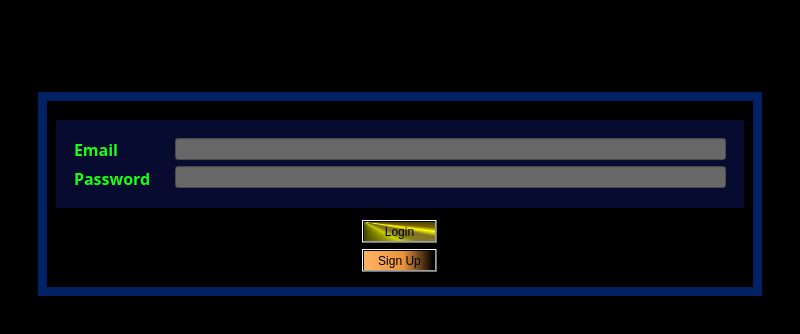
<?xml version="1.0" encoding="UTF-8"?>
<ui version="4.0">
 <class>seconduser</class>
 <widget class="QWidget" name="seconduser">
  <property name="geometry">
   <rect>
    <x>0</x>
    <y>0</y>
    <width>800</width>
    <height>334</height>
   </rect>
  </property>
  <property name="tabletTracking">
   <bool>true</bool>
  </property>
  <property name="windowTitle">
   <string>NYSDAPP1</string>
  </property>
  <property name="windowIcon">
   <iconset resource="resource.qrc">
    <normaloff>:/new/prefix1/LOGO NYSD.jpg</normaloff>:/new/prefix1/LOGO NYSD.jpg</iconset>
  </property>
  <property name="styleSheet">
   <string notr="true">background-color: rgb(0, 0, 0);</string>
  </property>
  <layout class="QVBoxLayout" name="verticalLayout_18">
   <item>
    <widget class="QStatusBar" name="statusbar"/>
   </item>
   <item>
    <widget class="QLabel" name="label">
     <property name="styleSheet">
      <string notr="true">font: 16pt &quot;Algerian&quot;;</string>
     </property>
     <property name="text">
      <string>NOUMBISSI YAMDJEUSON STANLEY  DEREK                                                                                            @NYSD DEREK</string>
     </property>
    </widget>
   </item>
   <item>
    <widget class="QMenuBar" name="menubar"/>
   </item>
   <item>
    <layout class="QGridLayout" name="gridLayout">
     <item row="1" column="0">
      <widget class="QWidget" name="widget_2" native="true">
       <layout class="QHBoxLayout" name="horizontalLayout">
        <item>
         <widget class="QStackedWidget" name="stackedWidget">
          <property name="currentIndex">
           <number>0</number>
          </property>
          <widget class="QWidget" name="loginPage">
           <property name="title" stdset="0">
            <string>Login</string>
           </property>
           <layout class="QVBoxLayout" name="verticalLayout_11">
            <item>
             <widget class="QWidget" name="widget_11" native="true">
              <layout class="QVBoxLayout" name="verticalLayout">
               <item>
                <widget class="QWidget" name="widget_6" native="true">
                 <property name="styleSheet">
                  <string notr="true">background-color: rgb(0, 33, 99);</string>
                 </property>
                 <layout class="QVBoxLayout" name="verticalLayout_7">
                  <item>
                   <widget class="QWidget" name="widget_8" native="true">
                    <property name="styleSheet">
                     <string notr="true">background-color: rgb(0, 0, 0);</string>
                    </property>
                    <layout class="QVBoxLayout" name="verticalLayout_10" stretch="3,3,1">
                     <item>
                      <widget class="QWidget" name="widget_15" native="true"/>
                     </item>
                     <item>
                      <widget class="QWidget" name="widget_7" native="true">
                       <property name="styleSheet">
                        <string notr="true">background-color: rgb(6, 11, 47);</string>
                       </property>
                       <layout class="QHBoxLayout" name="horizontalLayout_2">
                        <item>
                         <widget class="QWidget" name="widget_9" native="true">
                          <layout class="QVBoxLayout" name="verticalLayout_9">
                           <item>
                            <widget class="QLabel" name="emailLabel">
                             <property name="font">
                              <font>
                               <family>Script MT Bold</family>
                               <pointsize>12</pointsize>
                               <bold>true</bold>
                              </font>
                             </property>
                             <property name="styleSheet">
                              <string notr="true">color: rgb(25, 255, 21);</string>
                             </property>
                             <property name="text">
                              <string>Email</string>
                             </property>
                            </widget>
                           </item>
                           <item>
                            <widget class="QLabel" name="passwordLabel">
                             <property name="font">
                              <font>
                               <family>Script MT Bold</family>
                               <pointsize>12</pointsize>
                               <bold>true</bold>
                              </font>
                             </property>
                             <property name="styleSheet">
                              <string notr="true">color: rgb(25, 255, 21);</string>
                             </property>
                             <property name="text">
                              <string>Password</string>
                             </property>
                            </widget>
                           </item>
                          </layout>
                         </widget>
                        </item>
                        <item>
                         <widget class="QWidget" name="widget_10" native="true">
                          <layout class="QVBoxLayout" name="verticalLayout_8">
                           <item>
                            <widget class="QLineEdit" name="emailLineEdit">
                             <property name="styleSheet">
                              <string notr="true">background-color: rgb(103, 103, 103);</string>
                             </property>
                            </widget>
                           </item>
                           <item>
                            <widget class="QLineEdit" name="passwordLineEdit">
                             <property name="styleSheet">
                              <string notr="true">background-color: rgb(103, 103, 103);</string>
                             </property>
                             <property name="echoMode">
                              <enum>QLineEdit::Password</enum>
                             </property>
                            </widget>
                           </item>
                          </layout>
                         </widget>
                        </item>
                       </layout>
                      </widget>
                     </item>
                     <item alignment="Qt::AlignHCenter">
                      <widget class="QWidget" name="widget_12" native="true">
                       <property name="maximumSize">
                        <size>
                         <width>209</width>
                         <height>127</height>
                        </size>
                       </property>
                       <layout class="QVBoxLayout" name="verticalLayout_12">
                        <property name="leftMargin">
                         <number>6</number>
                        </property>
                        <property name="topMargin">
                         <number>6</number>
                        </property>
                        <property name="rightMargin">
                         <number>6</number>
                        </property>
                        <property name="bottomMargin">
                         <number>6</number>
                        </property>
                        <item>
                         <widget class="QPushButton" name="loginButton">
                          <property name="styleSheet">
                           <string notr="true">background-color: qconicalgradient(cx:0, cy:0, angle:135, stop:0 rgba(255, 255, 0, 69), stop:0.375 rgba(255, 255, 0, 69), stop:0.423533 rgba(251, 255, 0, 145), stop:0.45 rgba(247, 255, 0, 208), stop:0.477581 rgba(255, 244, 71, 130), stop:0.518717 rgba(255, 218, 71, 130), stop:0.55 rgba(255, 255, 0, 255), stop:0.57754 rgba(255, 203, 0, 130), stop:0.625 rgba(255, 255, 0, 69), stop:1 rgba(255, 255, 0, 69));</string>
                          </property>
                          <property name="text">
                           <string>Login</string>
                          </property>
                         </widget>
                        </item>
                        <item>
                         <widget class="QPushButton" name="signUpButton">
                          <property name="styleSheet">
                           <string notr="true">background-color: qlineargradient(spread:pad, x1:0, y1:0, x2:1, y2:0, stop:0 rgba(255, 178, 102, 255), stop:0.55 rgba(235, 148, 61, 255), stop:0.98 rgba(0, 0, 0, 255), stop:1 rgba(0, 0, 0, 0));</string>
                          </property>
                          <property name="text">
                           <string>Sign Up</string>
                          </property>
                         </widget>
                        </item>
                       </layout>
                      </widget>
                     </item>
                    </layout>
                   </widget>
                  </item>
                 </layout>
                </widget>
               </item>
              </layout>
             </widget>
            </item>
           </layout>
          </widget>
          <widget class="QWidget" name="registrationPage">
           <property name="title" stdset="0">
            <string>Register</string>
           </property>
           <layout class="QVBoxLayout" name="verticalLayout_6">
            <item>
             <widget class="QWidget" name="widget" native="true">
              <property name="styleSheet">
               <string notr="true">background-color: rgb(0, 0, 127);</string>
              </property>
              <layout class="QVBoxLayout" name="verticalLayout_2" stretch="3,1">
               <item>
                <widget class="QWidget" name="widget_3" native="true">
                 <property name="styleSheet">
                  <string notr="true">background-color: rgb(85, 85, 127);</string>
                 </property>
                 <layout class="QVBoxLayout" name="verticalLayout_5">
                  <item>
                   <widget class="QWidget" name="widget_13" native="true">
                    <layout class="QHBoxLayout" name="horizontalLayout_3">
                     <item>
                      <widget class="QWidget" name="widget_4" native="true">
                       <property name="styleSheet">
                        <string notr="true">background-color: rgb(37, 39, 37);</string>
                       </property>
                       <layout class="QVBoxLayout" name="verticalLayout_3">
                        <item>
                         <widget class="QLabel" name="nameLabel">
                          <property name="font">
                           <font>
                            <family>Script MT Bold</family>
                            <pointsize>12</pointsize>
                            <bold>true</bold>
                           </font>
                          </property>
                          <property name="text">
                           <string>Name</string>
                          </property>
                         </widget>
                        </item>
                        <item>
                         <widget class="QLabel" name="emailSignUpLabel">
                          <property name="font">
                           <font>
                            <family>Script MT Bold</family>
                            <pointsize>12</pointsize>
                            <bold>true</bold>
                           </font>
                          </property>
                          <property name="text">
                           <string>Email</string>
                          </property>
                         </widget>
                        </item>
                        <item>
                         <widget class="QLabel" name="passwordSignUpLabel">
                          <property name="font">
                           <font>
                            <family>Script MT Bold</family>
                            <pointsize>12</pointsize>
                            <bold>true</bold>
                           </font>
                          </property>
                          <property name="text">
                           <string>Password</string>
                          </property>
                         </widget>
                        </item>
                       </layout>
                      </widget>
                     </item>
                     <item>
                      <widget class="QWidget" name="widget_5" native="true">
                       <property name="styleSheet">
                        <string notr="true">background-color: rgb(2, 6, 100);</string>
                       </property>
                       <layout class="QVBoxLayout" name="verticalLayout_4">
                        <item>
                         <widget class="QLineEdit" name="nameLineEdit"/>
                        </item>
                        <item>
                         <widget class="QLineEdit" name="emailSignUpLineEdit"/>
                        </item>
                        <item>
                         <widget class="QLineEdit" name="passwordSignUpLineEdit">
                          <property name="echoMode">
                           <enum>QLineEdit::Password</enum>
                          </property>
                         </widget>
                        </item>
                       </layout>
                      </widget>
                     </item>
                    </layout>
                   </widget>
                  </item>
                 </layout>
                </widget>
               </item>
               <item>
                <widget class="QWidget" name="widget_14" native="true">
                 <property name="styleSheet">
                  <string notr="true">background-color: rgb(63, 14, 82);</string>
                 </property>
                 <layout class="QVBoxLayout" name="verticalLayout_13">
                  <property name="leftMargin">
                   <number>20</number>
                  </property>
                  <property name="rightMargin">
                   <number>20</number>
                  </property>
                  <item>
                   <widget class="QPushButton" name="registerButton">
                    <property name="styleSheet">
                     <string notr="true">background-color: qconicalgradient(cx:0.5, cy:0.5, angle:0, stop:0 rgba(35, 40, 3, 255), stop:0.16 rgba(136, 106, 22, 255), stop:0.225 rgba(166, 140, 41, 255), stop:0.285 rgba(204, 181, 74, 255), stop:0.345 rgba(235, 219, 102, 255), stop:0.415 rgba(245, 236, 112, 255), stop:0.52 rgba(209, 190, 76, 255), stop:0.57 rgba(187, 156, 51, 255), stop:0.635 rgba(168, 142, 42, 255), stop:0.695 rgba(202, 174, 68, 255), stop:0.75 rgba(218, 202, 86, 255), stop:0.815 rgba(208, 187, 73, 255), stop:0.88 rgba(187, 156, 51, 255), stop:0.935 rgba(137, 108, 26, 255), stop:1 rgba(35, 40, 3, 255));
color: rgb(0, 0, 255);
font: 12pt &quot;Segoe Print&quot;;</string>
                    </property>
                    <property name="text">
                     <string>Register</string>
                    </property>
                   </widget>
                  </item>
                 </layout>
                </widget>
               </item>
              </layout>
             </widget>
            </item>
           </layout>
          </widget>
          <widget class="QWidget" name="chatPage">
           <property name="title" stdset="0">
            <string>Chat</string>
           </property>
           <layout class="QVBoxLayout" name="verticalLayout_14">
            <item>
             <widget class="QWidget" name="widget_16" native="true">
              <property name="styleSheet">
               <string notr="true">background-color: rgb(85, 85, 127);</string>
              </property>
              <layout class="QHBoxLayout" name="horizontalLayout_4" stretch="3,1">
               <item>
                <widget class="QWidget" name="widget_17" native="true">
                 <property name="styleSheet">
                  <string notr="true">background-color: rgb(118, 118, 118);</string>
                 </property>
                 <layout class="QVBoxLayout" name="verticalLayout_15" stretch="3,1">
                  <item>
                   <widget class="QWidget" name="widget_19" native="true">
                    <property name="styleSheet">
                     <string notr="true">background-color: rgb(255, 85, 0);
background-color: rgb(53, 73, 98);</string>
                    </property>
                    <layout class="QVBoxLayout" name="verticalLayout_16">
                     <item>
                      <widget class="QTextEdit" name="chatTextEdit">
                       <property name="font">
                        <font>
                         <family>Script MT Bold</family>
                         <pointsize>20</pointsize>
                         <bold>true</bold>
                        </font>
                       </property>
                       <property name="styleSheet">
                        <string notr="true">background-color: rgb(157, 226, 255);
background-color: rgb(42, 42, 42);</string>
                       </property>
                       <property name="readOnly">
                        <bool>true</bool>
                       </property>
                      </widget>
                     </item>
                    </layout>
                   </widget>
                  </item>
                  <item>
                   <widget class="QWidget" name="widget_20" native="true">
                    <property name="styleSheet">
                     <string notr="true">background-color: qlineargradient(spread:pad, x1:0, y1:1, x2:0, y2:0, stop:0 rgba(0, 0, 80, 255), stop:0.05 rgba(14, 8, 73, 255), stop:0.36 rgba(28, 17, 145, 255), stop:0.6 rgba(126, 514, 81, 5), stop:0.75 rgba(2348, 119, 11, 255), stop:0.79 rgba(244, 70,4 5, 255), stop:0.86 rgba(955, 186, 0, 255), stop:0.935 rgba(739, 446, 98, 295));</string>
                    </property>
                    <layout class="QHBoxLayout" name="horizontalLayout_5">
                     <item>
                      <widget class="QLineEdit" name="messageLineEdit">
                       <property name="styleSheet">
                        <string notr="true">background-color: rgb(68, 68, 68);</string>
                       </property>
                       <property name="placeholderText">
                        <string>Text a message</string>
                       </property>
                      </widget>
                     </item>
                     <item>
                      <widget class="QPushButton" name="sendMessageButton">
                       <property name="styleSheet">
                        <string notr="true">background-color: qconicalgradient(cx:0.5, cy:0.5, angle:0, stop:0 rgba(35, 40, 3, 255), stop:0.16 rgba(136, 106, 22, 255), stop:0.225 rgba(166, 140, 41, 255), stop:0.285 rgba(204, 181, 74, 255), stop:0.345 rgba(235, 219, 102, 255), stop:0.415 rgba(245, 236, 112, 255), stop:0.52 rgba(209, 190, 76, 255), stop:0.57 rgba(187, 156, 51, 255), stop:0.635 rgba(168, 142, 42, 255), stop:0.695 rgba(202, 174, 68, 255), stop:0.75 rgba(218, 202, 86, 255), stop:0.815 rgba(208, 187, 73, 255), stop:0.88 rgba(187, 156, 51, 255), stop:0.935 rgba(137, 108, 26, 255), stop:1 rgba(35, 40, 3, 255));
color: rgb(0, 156, 0);
font: 20pt &quot;Calisto MT&quot;;</string>
                       </property>
                       <property name="text">
                        <string>Send</string>
                       </property>
                      </widget>
                     </item>
                    </layout>
                   </widget>
                  </item>
                 </layout>
                </widget>
               </item>
               <item>
                <widget class="QWidget" name="widget_18" native="true">
                 <property name="styleSheet">
                  <string notr="true">background-color: rgb(138, 0, 0);
background-color: rgb(0, 0, 127);</string>
                 </property>
                 <layout class="QVBoxLayout" name="verticalLayout_17">
                  <item>
                   <widget class="QWidget" name="widget_21" native="true">
                    <property name="styleSheet">
                     <string notr="true">image: url(:/new/prefix1/LOGO NYSD.jpg);</string>
                    </property>
                   </widget>
                  </item>
                  <item>
                   <widget class="QWidget" name="widget_22" native="true">
                    <property name="styleSheet">
                     <string notr="true">image: url(:/new/prefix1/ictlogo.jpg);</string>
                    </property>
                   </widget>
                  </item>
                 </layout>
                </widget>
               </item>
              </layout>
             </widget>
            </item>
           </layout>
          </widget>
         </widget>
        </item>
       </layout>
      </widget>
     </item>
    </layout>
   </item>
  </layout>
 </widget>
 <resources>
  <include location="resource.qrc"/>
 </resources>
 <connections/>
</ui>
